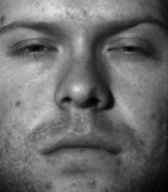
#> input picture yale_face_data/image_dir_B01/image_000.png, 168 x 192 px; its folder holds only this picture in this run
$ jupyter execute --allow-errors AMME5710_week2_tutorial.ipynb   (shell and % lines are left out)
#> lines starting #> are read from the running program, lines starting #| are printed output that depends on the picture
# AMME5710 Week 2 Tutorial

This activity is to be completed during the Week 2 tutorial. When you have completed the activity, you will need to show your results to the tutor who will check your work and that you have sufficiently completed the task: this needs to be completed during the tutorial time, so make sure you are ready to show the tutors your work during the last hour of the tutorial.

**Tutorial Objectives and Instructions**:
- This tutorial will introduce you to concepts in light, shading and colour in images, and explore algorithms for estimating shape from shading using photometric stereo, and detecting objects based on colour.
- You should step through the example code snippets which explain and demonstrate the use of relevant functions in OpenCV.
- At the end of the notebook, there are several activities/exercises you will need to complete yourself. You can choose to:
    - Complete these inside the tutorial Jupyter Notebook using python code blocks
    - Write your own python code/scripts to produce the results requested

At any time, you can review the OpenCV documentation [https://docs.opencv.org/4.9.0/index.html](https://docs.opencv.org/4.9.0/index.html)l

To run some of the examples in this notebook, you will need to download the data and images in **'yale_face_data.zip'** and **'example_images_wee2.zip'** on the Canvas page for Week 2 of the course.

[cell 1]
# Import required modules
import cv2
import numpy as np
from matplotlib import pyplot as plt

## Shading in Images and Photometric Stereo
During the week 2 lecture, we discussed a method for estimating the 3D shape of the surface of an object from multiple images taken with varying light source directions (a method known as photometric stereo). Photometric stereo is typically performed as a two-stage process:

- Use images to estimate the surface normal vector direction for each pixel in an image
- Perform a 2D numeric integration across the surface normals to estimate the 3D height map of the surface

From the Canvas site, download and unzip the file 'week2_facedata.zip'. This contains several datasets that contain images of faces under controlled lighting, collected as part of the [Yale Face Database](http://vision.ucsd.edu/~iskwak/ExtYaleDatabase/Yale%20Face%20Database.htm).

There are four sets of data for four different faces/subjects: each set is organised as follows:
- image_dir_B**XX**: directory containing 64 images of a single person’s face captured from a variety of lighting directions.
- light_dirB**XX**.pkl: a python pickle file containing a 64-by-3 numpy array of the lighting vector directions for each of the 64 photos. Each vector is in [X,Y,Z] order, where X points left to right horizontally in the image, Y point up to down vertically in the image and Z points normal to the image plane and positive into the image.

The code below illustrates how the data can be loaded into python:

[cell 2]
# Load-up an example image set (B1)
import pickle
import os

# Paths to data for dataset
img_dir_path = 'yale_face_data/image_dir_B01'
light_dirs_path = 'yale_face_data/light_dirB01.pkl'

# Load images of face
imgs = []
for i in range(64):
    imgs.append(cv2.imread(os.path.join(img_dir_path,'image_%03d.png'%(i))))

# Load lighting direction vectors
light_dirs = pickle.load( open( light_dirs_path, "rb" ) )
#> (reads yale_face_data/light_dirB01.pkl from the repository)
#> light_dirs = 64 rows, first 8: [0.337, 0.174, 0.925], [0, -0.574, 0.819], [0, 0.342, 0.94], [0.423, 0, 0.906], [-0.936, -0.342, 0.0819], [-0.72, 0.643, -0.262], [0.72, 0.643, -0.262], [0.77, -0.574, 0.28]

# Have a look at some data
print('lighting direction vectors shape:',light_dirs.shape)
#| lighting direction vectors shape: (64, 3)
#> (the rest of this cell did not finish here and is left out)

Browse through a few of the images in the dataset. Each photo has been taken using a single, directional light source illuminating the subject’s face, some from slightly behind the subject. Notice the variations in shading, shadowing and reflection highlights visible.

Note: The images are captured in grayscale, but are stored in a PNG format which contains three colour channels. You can extract grayscale data from any of the three image channels (e.g. im[:,:,0]).

## Pre-reconstructed Albedo and Surface Normal Vectors
Load up the python pickle file 'B01_albedo_normals.pkl' which contains two numpy arrays corresponding to reconstructed data for the B01 face dataset. The data contains two variables:

- 'albedo_image': a 192-by-168 array of estimated albedo values for the subject’s face, scaled between 0 and 1.
- 'surface_normals': a 192-by-168-by-3 array corresponding to estimated surface normals for the subject’s face for every pixel. For example: 'surface_normals[5,5,:]' will return the 3x1 normal vector for pixel [5,5] in the image.

You can visualise the albedo and surface normal vector components using 'plt.imshow()':

[cell 3]
# Load up pre-reconstructed data for the first face dataset (B01)
B01_data_path = 'yale_face_data/B01_albedo_normals.pkl'
data = pickle.load( open( B01_data_path, "rb" ) )
#> (reads yale_face_data/B01_albedo_normals.pkl from the repository)
albedo_image = data['albedo_image']
surface_normals = data['surface_normals']

print('Albedo Image shape:',albedo_image.shape)
print('Surface Normal Image shape:',surface_normals.shape)

# Show plot of albedo, surface normal x and surface normal y
plt.subplot(131)
plt.imshow(albedo_image, 'gray')
plt.colorbar()
plt.xlabel('Albedo')

plt.subplot(132)
plt.imshow(surface_normals[:,:,0])
plt.colorbar()
plt.xlabel('Normal X')

plt.subplot(133)
plt.imshow(surface_normals[:,:,1])
plt.colorbar()
plt.xlabel('Normal Y')

plt.tight_layout()
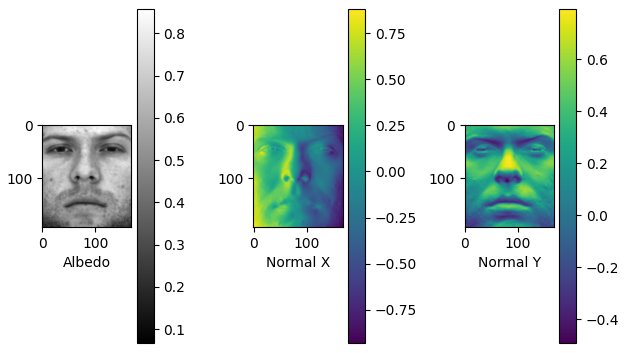
#> figure drawn by matplotlib, 6 panels

# Exercise/Activities to Complete
The following activities should be completed during the Friday tutorial and shown to your tutor to be marked off.

## Exercise 1: Image Shading
Assuming a Lambertian surface reflection model, the light received at a single pixel (x,y) in the image after being reflected from an object with albedo $\rho$ and with surface normal vector N, with light emitted from source vector S is:

$I(x,y) = \rho(x,y)\mathbf{N}(x,y) \cdot \mathbf{S}$

For example, we can compute the expected image intensity in an 8-bit image of pixel [5,5] in the image when considering the light source corresponding to the first photo in our face dataset using:

```
I = albedo_image[5,5]*np.dot(surface_normals[5,5,:], light_dirs[0,:]);
```

which should provide an image intensity between 0 and 1. To compute the expected 8-bit pixel intensity we can rescale (I2 = (255*I).astype(np.uint8)).

- Using 'albedo_image', 'surface_normals' and 'light_dirs', render a series of images of the subject's face when exposed to each of the 64 light sources in 'light_dirs'. Plot your rendered images as a montage (as an 8-by-8 tiled image showing each of the 64 rendered images) and compare the rendered images against the actual face images. For example, a comparison for image index 10 should look something like this:

- Where do you notice differences and why? What are some of the reflectance and image formation effects not encompassed by your simple Lambertian shading model?

[cell 4]
# Write your code here, or in a separate python script

# Paths to data for dataset
img_dir_path = 'yale_face_data/image_dir_B01'
light_dirs_path = 'yale_face_data/light_dirB01.pkl'

# Load images of face
imgs = []
for i in range(64):
    imgs.append(cv2.imread(os.path.join(img_dir_path,'image_%03d.png'%(i))))

# Load lighting direction vectors
light_dirs = pickle.load( open( light_dirs_path, "rb" ) )

# Load up pre-reconstructed data for the first face dataset (B01)
B01_data_path = 'yale_face_data/B01_albedo_normals.pkl'
data = pickle.load( open( B01_data_path, "rb" ) )
albedo_image = data['albedo_image']
surface_normals = data['surface_normals']

rendered_img = []

for k, img in enumerate(imgs):

    img_holder = np.zeros((192, 168))

    for i in range(192):
        for j in range(168):

            dot = np.dot(surface_normals[i, j, :], light_dirs[k, :])
            dot = max(0, dot)  # Ensure non-negative dot product

            I = albedo_image[i, j] * dot

            img_holder[i, j] = (255*I).astype(np.uint8)

    rendered_img.append(img_holder)
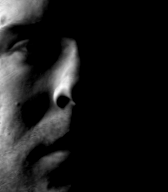
#> img_holder: shape (192, 168) float64; min 0, max 90, mean 9.3; drawn with min black and max white
#> (reads yale_face_data/light_dirB02.pkl from the repository)
#> `light_dirs = pickle.load( open(light_dirs_path[idx], "rb") )`: light_dirs = 64 rows, first 8: [0, 0.342, 0.94], [-0.766, 0, 0.643], [0.337, -0.174, 0.925], [-0.72, 0.643, -0.262], [-0.174, 0, 0.985], [0.908, 0.259, -0.33], [-0.936, 0.342, 0.0819], [0, -0.342, 0.94]


# Create 8 × 8 montage
actual_montage = np.zeros((192 * 8, 168 * 8), dtype=np.uint8)
rendered_montage = np.zeros((192 * 8, 168 * 8), dtype=np.uint8)

#> (the rest of this cell did not finish here and is left out)

## Exercise 2: Photometric Stereo
There are three additional face datasets (B02, B05 and B07): the dataset contains images sets and associated lighting direction vectors for each of faces.

- Write python code that computes the albedo and normal vector direction of the imaged surface for each pixel location (x,y) in the image. Apply this algorithm to each of the face data sets.
- You will need to convert the image data to a floating point representation and scale to the range 0 to 1 before performing estimation. The images have been calibrated such that the image pixel brightness scales linearly with the radiance L of the incoming light.
- To compute the albedo and normal you will need to use a least squares solution of the imaging equation described in the week 2 lecture notes. You can perform this step using the numpy function 'np.linalg.lstsq(A, b)', which will produce a solution for the vector g(x,y) for each pixel which minimises the sum of squares of the residual error in rendered vs. measured light intensity.
- Display the recovered albedo as an image and display the surface normals X,Y components as described in a code cell above.

Assignment 1, Question 1 is a follow-on from this activity for which you will use your recovered normals to create a height map of each face.

[cell 5]
# Write your code here, or in a separate python script
def albedo_normal_compute(imgs, light_dirs):
    # Convert images to grayscale and flatten
    num_images = len(imgs)
    h, w, _ = imgs[0].shape
#> h = 192; w = 168
    I = np.zeros((h * w, num_images))

    for k in range(num_images):
        gray_img = cv2.cvtColor(imgs[k], cv2.COLOR_BGR2GRAY)
        I[:, k] = gray_img.flatten()

    # Solve for albedo and normals using least squares
    G = np.linalg.lstsq(light_dirs, I.T, rcond=None)[0]

    albedo = np.linalg.norm(G, axis=0)
    normals = G / albedo

    albedo_image = albedo.reshape(h, w)
    normal_image = normals.T.reshape(h, w, 3)

    return albedo_image, normal_image


# Paths to data for dataset
img_dir_path = ['yale_face_data/image_dir_B02', 'yale_face_data/image_dir_B05', 'yale_face_data/image_dir_B07']
light_dirs_path = ['yale_face_data/light_dirB02.pkl', 'yale_face_data/light_dirB05.pkl', 'yale_face_data/light_dirB07.pkl']

fig, axes = plt.subplots(1, 3, figsize=(15, 5))

#> (the rest of this cell did not finish here and is left out)
